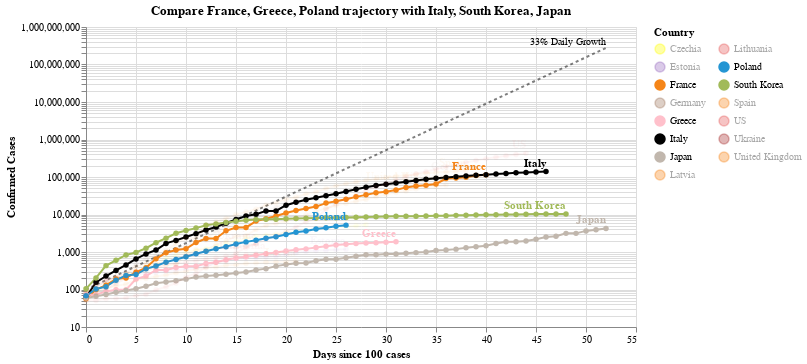

The code cell stored with this chart in its notebook:
### Code cell
#hide_input
chart2 = make_since_chart(['France', 'Greece', 'Poland'])
chart2

### Figure 1 — Vega-Lite specification as saved in the notebook (floating-point values rounded to 4 significant figures; data arrays with more than 128 entries replaced by an {"elided": "..."} marker saying what was removed)
{"config": {"view": {"continuousWidth": 400, "continuousHeight": 300}}, "layer": [{"mark": {"type": "line", "color": "black", "opacity": 0.5, "strokeDash": [3, 3]}, "encoding": {"x": {"type": "quantitative", "field": "Days since 100 cases"}, "y": {"type": "quantitative", "field": "Confirmed Cases"}}}, {"mark": {"type": "text", "align": "right", "dy": -6, "fontSize": 10, "text": "33% Daily Growth"}, "encoding": {"x": {"type": "quantitative", "field": "Days since 100 cases"}, "y": {"type": "quantitative", "field": "Confirmed Cases"}}, "transform": [{"filter": "(datum['Days since 100 cases'] >= 52)"}]}, {"data": {"name": "data-28c5b9e0973224b47da0b7d469076616"}, "mark": {"type": "line", "point": true}, "encoding": {"color": {"type": "nominal", "field": "Country", "legend": {"columns": 2}, "scale": {"domain": ["Czechia", "Estonia", "France", "Germany", "Greece", "Italy", "Japan", "Latvia", "Lithuania", "Poland", "South Korea", "Spain", "US", "Ukraine", "United Kingdom"], "range": ["yellow", "#9467bd", "#F58518", "#9D755D", "pink", "black", "#C1B7AD", "#F58518", "#E45756", "#2495D3", "#A1BA59", "#F58518", "#E45756", "brown", "#F58518"]}}, "opacity": {"condition": {"value": 1, "selection": "selector014"}, "value": 0.05}, "tooltip": [{"type": "nominal", "field": "Country"}, {"type": "temporal", "field": "Date"}, {"type": "quantitative", "field": "Confirmed Cases"}, {"type": "quantitative", "field": "Days since 100 cases"}], "x": {"type": "quantitative", "field": "Days since 100 cases"}, "y": {"type": "quantitative", "field": "Confirmed Cases", "scale": {"type": "log"}}}, "selection": {"selector014": {"type": "multi", "fields": ["Country"], "bind": "legend", "init": [{"Country": "France"}, {"Country": "Greece"}, {"Country": "Poland"}, {"Country": "Italy"}, {"Country": "South Korea"}, {"Country": "Japan"}]}}, "width": 550}, {"data": {"name": "data-28c5b9e0973224b47da0b7d469076616"}, "mark": {"type": "text", "align": "right", "dy": -8, "fontWeight": "bold"}, "encoding": {"color": {"type": "nominal", "field": "Country", "legend": {"columns": 2}, "scale": {"domain": ["Czechia", "Estonia", "France", "Germany", "Greece", "Italy", "Japan", "Latvia", "Lithuania", "Poland", "South Korea", "Spain", "US", "Ukraine", "United Kingdom"], "range": ["yellow", "#9467bd", "#F58518", "#9D755D", "pink", "black", "#C1B7AD", "#F58518", "#E45756", "#2495D3", "#A1BA59", "#F58518", "#E45756", "brown", "#F58518"]}}, "opacity": {"condition": {"value": 1, "selection": "selector014"}, "value": 0.05}, "text": {"type": "nominal", "field": "Country"}, "tooltip": [{"type": "nominal", "field": "Country"}, {"type": "temporal", "field": "Date"}, {"type": "quantitative", "field": "Confirmed Cases"}, {"type": "quantitative", "field": "Days since 100 cases"}], "x": {"type": "quantitative", "field": "Days since 100 cases"}, "y": {"type": "quantitative", "field": "Confirmed Cases", "scale": {"type": "log"}}}, "transform": [{"filter": "(datum['Date'] >= 1586304000000)"}], "width": 550}], "data": {"name": "data-f09db27554030584b68624814bcb106c"}, "title": "Compare France, Greece, Poland trajectory with Italy, South Korea, Japan", "$schema": "https://vega.github.io/schema/vega-lite/v4.0.2.json", "datasets": {"data-f09db27554030584b68624814bcb106c": [{"Days since 100 cases": 0, "Confirmed Cases": 100.0}, {"Days since 100 cases": 1, "Confirmed Cases": 133.0}, {"Days since 100 cases": 2, "Confirmed Cases": 176.9}, {"Days since 100 cases": 3, "Confirmed Cases": 235.3}, {"Days since 100 cases": 4, "Confirmed Cases": 312.9}, {"Days since 100 cases": 5, "Confirmed Cases": 416.2}, {"Days since 100 cases": 6, "Confirmed Cases": 553.5}, {"Days since 100 cases": 7, "Confirmed Cases": 736.1}, {"Days since 100 cases": 8, "Confirmed Cases": 979.1}, {"Days since 100 cases": 9, "Confirmed Cases": 1302.0}, {"Days since 100 cases": 10, "Confirmed Cases": 1732.0}, {"Days since 100 cases": 11, "Confirmed Cases": 2303.0}, {"Days since 100 cases": 12, "Confirmed Cases": 3064.0}, {"Days since 100 cases": 13, "Confirmed Cases": 4074.0}, {"Days since 100 cases": 14, "Confirmed Cases": 5419.0}, {"Days since 100 cases": 15, "Confirmed Cases": 7207.0}, {"Days since 100 cases": 16, "Confirmed Cases": 9586.0}, {"Days since 100 cases": 17, "Confirmed Cases": 12750.0}, {"Days since 100 cases": 18, "Confirmed Cases": 16960.0}, {"Days since 100 cases": 19, "Confirmed Cases": 22550.0}, {"Days since 100 cases": 20, "Confirmed Cases": 29990.0}, {"Days since 100 cases": 21, "Confirmed Cases": 39890.0}, {"Days since 100 cases": 22, "Confirmed Cases": 53060.0}, {"Days since 100 cases": 23, "Confirmed Cases": 70560.0}, {"Days since 100 cases": 24, "Confirmed Cases": 93850.0}, {"Days since 100 cases": 25, "Confirmed Cases": 124800.0}, {"Days since 100 cases": 26, "Confirmed Cases": 166000.0}, {"Days since 100 cases": 27, "Confirmed Cases": 220800.0}, {"Days since 100 cases": 28, "Confirmed Cases": 293700.0}, {"Days since 100 cases": 29, "Confirmed Cases": 390600.0}, {"Days since 100 cases": 30, "Confirmed Cases": 519500.0}, {"Days since 100 cases": 31, "Confirmed Cases": 690900.0}, {"Days since 100 cases": 32, "Confirmed Cases": 918900.0}, {"Days since 100 cases": 33, "Confirmed Cases": 1222000.0}, {"Days since 100 cases": 34, "Confirmed Cases": 1625000.0}, {"Days since 100 cases": 35, "Confirmed Cases": 2162000.0}, {"Days since 100 cases": 36, "Confirmed Cases": 2875000.0}, {"Days since 100 cases": 37, "Confirmed Cases": 3824000.0}, {"Days since 100 cases": 38, "Confirmed Cases": 5086000.0}, {"Days since 100 cases": 39, "Confirmed Cases": 6764000.0}, {"Days since 100 cases": 40, "Confirmed Cases": 8996000.0}, {"Days since 100 cases": 41, "Confirmed Cases": 11970000.0}, {"Days since 100 cases": 42, "Confirmed Cases": 15910000.0}, {"Days since 100 cases": 43, "Confirmed Cases": 21170000.0}, {"Days since 100 cases": 44, "Confirmed Cases": 28150000.0}, {"Days since 100 cases": 45, "Confirmed Cases": 37440000.0}, {"Days since 100 cases": 46, "Confirmed Cases": 49790000.0}, {"Days since 100 cases": 47, "Confirmed Cases": 66230000.0}, {"Days since 100 cases": 48, "Confirmed Cases": 88080000.0}, {"Days since 100 cases": 49, "Confirmed Cases": 117100000.0}, {"Days since 100 cases": 50, "Confirmed Cases": 155800000.0}, {"Days since 100 cases": 51, "Confirmed Cases": 207200000.0}, {"Days since 100 cases": 52, "Confirmed Cases": 275600000.0}], "data-28c5b9e0973224b47da0b7d469076616": {"elided": "525 records"}}}
